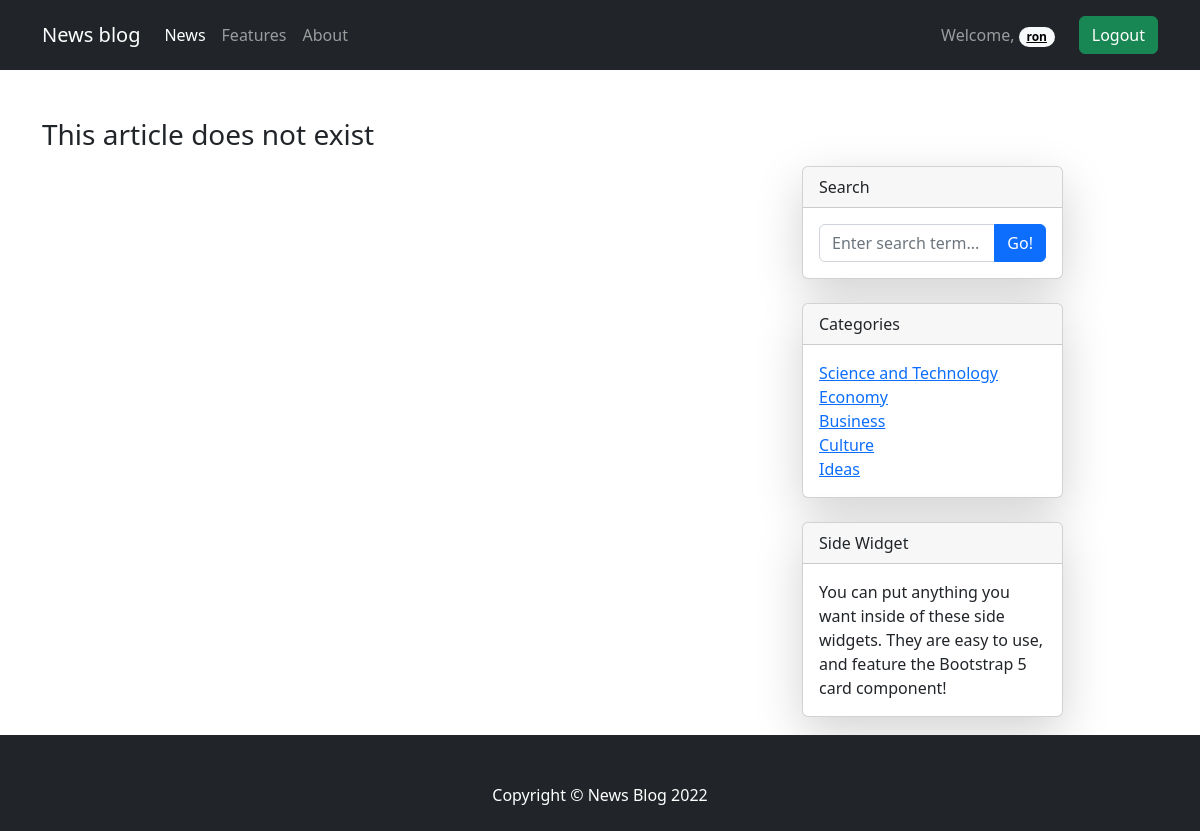
The app's page /article/1/ (signed in) with its own data.
### news/models.py (models this page shows)
class Category(models.Model):
    name = models.CharField(max_length=32)
    class Meta:
        verbose_name_plural = 'Category'
    def __str__(self):
        return self.name

### news/views.py (the view)
# urls.py: path('article/<int:article_pk>/', news_views.show_article, name='article'),
def show_article(request, article_pk):
    context = create_context_for_one(pk=article_pk)
    return render(request, template_name='news/article.html', context=context)

### news/services.py (called while the page is built)
def create_context_for_one(pk: int) -> dict:
    categories = Category.objects.all()
    error = 'This article does not exist'
    try:
        news = Article.objects.get(pk=pk)
        page_name = news.title
    except Article.DoesNotExist:
        news = None
        page_name = 'News'
    return {'page_name': page_name, 'news': news, 'categories': categories, 'error': error}

### news/templates/news/article.html (shortened to what this page needs)
{% extends 'base.html' %}
{% block content %}
{% if news %}
<div class="container mt-4 mb-4">
    <div class="row">
        <div class="col-lg-8">
            <article>
                <header class="mb-4">
                    <h1 class="fw-bolder mb-1">{{ news.title }}</h1>
                    <div class="text-muted fst-italic mb-2">Posted on {{ news.date_of_create|date:'M j Y H:i' }} by {{ news.author }}
                    </div>
                    <a class="badge bg-secondary text-decoration-none link-light" href="#!">{{ news.category }}</a>
                </header>
                <figure class="mb-4"><img class="img-fluid rounded" src="{{ news.image.url }}" alt="..."/></figure>
                <section class="mb-5">
                    <p class="fs-5 mb-4">{{ news.article }}</p>
                </section>
            </article>
            <section class="mb-5">
                <div class="card bg-light">
                    <div class="card-body">
                        <form class="mb-4"><textarea class="form-control" rows="3"
                                                     placeholder="Join the discussion and leave a comment!"></textarea>
                        </form>
                        <div class="d-flex mb-4">
                            <div class="flex-shrink-0"><img class="rounded-circle"
                                                            src="https://dummyimage.com/50x50/ced4da/6c757d.jpg"
                                                            alt="..."/></div>
                            <div class="ms-3">
                                <div class="fw-bold">Commenter Name</div>
                                If you're going to lead a space frontier, it has to be government; it'll never be
                                private enterprise. Because the space frontier is dangerous, and it's expensive, and it
                                has unquantified risks.
                                <div class="d-flex mt-4">
                                    <div class="flex-shrink-0"><img class="rounded-circle"
                                                                    src="https://dummyimage.com/50x50/ced4da/6c757d.jpg"
                                                                    alt="..."/></div>
                                    <div class="ms-3">
                                        <div class="fw-bold">Commenter Name</div>
                                        And under those conditions, you cannot establish a capital-market evaluation of
                                        that enterprise. You can't get investors.
                                    </div>
                                </div>
                                <div class="d-flex mt-4">
                                    <div class="flex-shrink-0"><img class="rounded-circle"
                                                                    src="https://dummyimage.com/50x50/ced4da/6c757d.jpg"
                                                                    alt="..."/></div>
                                    <div class="ms-3">
                                        <div class="fw-bold">Commenter Name</div>
                                        When you put money directly to a problem, it makes a good headline.
                                    </div>
                                </div>
                            </div>
                        </div>
                        <div class="d-flex">
                            <div class="flex-shrink-0"><img class="rounded-circle"
                                                            src="https://dummyimage.com/50x50/ced4da/6c757d.jpg"
                                                            alt="..."/></div>
                            <div class="ms-3">
                                <div class="fw-bold">Commenter Name</div>
                                When I look at the universe and all the ways the universe wants to kill us, I find it
                                hard to reconcile that with statements of beneficence.
                            </div>
                        </div>
                    </div>
                </div>
            </section>
        </div>
        {% else %}
        <div class="container mt-5">
            <div class="row">
                <div class="col-lg-8">
                    <header class="mb-4">
                        <h3>{{ error }}</h3>
                    </header>
                </div>
                {% endif %}
                <div class="col-lg-3 mt-5">
                    <div class="card mb-4 shadow-lg">
                        <div class="card-header">Search</div>
                        <div class="card-body">
                            <div class="input-group">
                                <input class="form-control" type="text" placeholder="Enter search term..."
                                       aria-label="Enter search term..." aria-describedby="button-search"/>
                                <button class="btn btn-primary" id="button-search" type="button">Go!</button>
                            </div>
                        </div>
                    </div>
                    <div class="card mb-4 shadow-lg">
                        <div class="card-header">Categories</div>
                        <div class="card-body">
                            <div class="row">
                                <div class="col">
                                    <ul class="list-unstyled mb-0">
                                        {% for cat in categories %}
                                        <li><a href="{% url 'home' cat.id %}">{{ cat }}</a></li>
                                        {% endfor %}
                                    </ul>
                                </div>
                            </div>
                        </div>
                    </div>
                    <div class="card mb-4 shadow-lg">
                        <div class="card-header">Side Widget</div>
                        <div class="card-body">You can put anything you want inside of these side widgets. They are easy
                            to use, and feature the Bootstrap 5 card component!
                        </div>
                    </div>
                </div>
            </div>
        </div>
        {% endblock %}

### templates/base.html (shortened to what this page needs)
<!DOCTYPE html>
<html lang="en">
<head>
    <link href="https://cdn.jsdelivr.net/npm/bootstrap@5.2.3/dist/css/bootstrap.min.css" rel="stylesheet"
>
    {% load static %}
    <link rel="stylesheet" href="{% static 'css/style.css' %}">
</head>
<body>
    <div class="wrapper">
        <nav class="navbar navbar-expand-lg navbar-dark bg-dark">
            <div class="container">
                <a class="navbar-brand" href="{% url 'home' %}">News blog</a>
                <div class="collapse navbar-collapse" id="navbarText">
                    <ul class="navbar-nav me-auto mb-2 mb-lg-0">
                        <li class="nav-item">
                            <a class="nav-link active" aria-current="page" href="{% url 'home' %}">News</a>
                        </li>
                        <li class="nav-item">
                            <a class="nav-link" href="#">Features</a>
                        </li>
                        <li class="nav-item">
                            <a class="nav-link" href="#">About</a>
                        </li>
                    </ul>
                    {% if user.is_authenticated %}
                    <span class="navbar-text">
                        Welcome, <a class="badge rounded-pill text-bg-light" href="{% url 'profile' %}">{{ user.username }}</a>
                    </span>
                    <span class="navbar-text">
                        <form action="{% url 'logout' %}" method="POST">
                            <button type="submit" class="btn btn-success ms-4">Logout</button>
                        </form>
                    </span>
                    {% endif %}
                </div>
            </div>
        </nav>
        <div class="content">{% block content %} {% endblock %}</div>
        <footer class="py-5 bg-dark">
            <div class="container"><p class="m-0 text-center text-white">Copyright &copy; News Blog 2022</p></div>
        </footer>
    </div>
</body>
</html>

### static/css/style.css (style rules this page uses)
* { margin: 0; padding: 0; }
html, body { height: 100%; }
.wrapper { position: relative; min-height: 100%; }
.content { padding-bottom: 90px; }
footer { position: absolute; left: 0; bottom: 0; width: 100%; height: 80px; }

### records on screen
Category: name "Science and Technology"
Category: name "Economy"
Category: name "Business"
Category: name "Culture"
Category: name "Ideas"

### other values on screen
{{ user.username }} "ron"
{{ error }} "This article does not exist"
